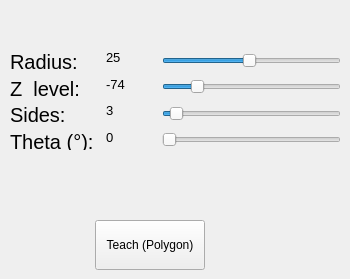
          <widget class="QWidget" name="PolygonTab">
            <attribute name="title">
              <string>Polygon</string>
            </attribute>

            <!-- Add layout widget to window -->
            <widget class="QWidget" name="layoutWidget">
              <property name="geometry">
                <rect>
                  <x>10</x>
                  <y>50</y>
                  <width>331</width>
                  <height>100</height>
                </rect>
              </property>
              <layout class="QGridLayout" name="PolygonXYLayout">

              <!-- Polygon radius LABEL -->
              <item row="0" column="0">
                <widget class="QLabel" name="PolygonRadiusLabel">
                  <property name="font">
                    <font>
                      <pointsize>15</pointsize>
                    </font>
                  </property>
                  <property name="text">
                    <string>Radius: </string>
                  </property>
                  <property name="alignment">
                    <set>Qt::AlignLeft</set>
                  </property>
                </widget>
              </item>

              <!-- Polygon z_level LABEL -->
              <item row="1" column="0">
                <widget class="QLabel" name="PolygonZ_levelLabel">
                  <property name="font">
                    <font>
                      <pointsize>15</pointsize>
                    </font>
                  </property>
                  <property name="text">
                    <string>Z_level: </string>
                  </property>
                  <property name="alignment">
                    <set>Qt::AlignLeft</set>
                  </property>
                </widget>
              </item>

              <!-- Polygon sides LABEL -->
              <item row="2" column="0">
                <widget class="QLabel" name="PolygonSidesLabel">
                  <property name="font">
                    <font>
                      <pointsize>15</pointsize>
                    </font>
                  </property>
                  <property name="text">
                    <string>Sides: </string>
                  </property>
                  <property name="alignment">
                    <set>Qt::AlignLeft</set>
                  </property>
                </widget>
              </item>

              <!-- Polygon sides LABEL -->
              <item row="3" column="0">
                <widget class="QLabel" name="PolygonThetaLabel">
                  <property name="font">
                    <font>
                      <pointsize>15</pointsize>
                    </font>
                  </property>
                  <property name="text">
                    <string>Theta (°): </string>
                  </property>
                  <property name="alignment">
                    <set>Qt::AlignLeft</set>
                  </property>
                </widget>
              </item>

              <!-- Polygon radius axis -->
              <item row="0" column="1">
                <widget class="QLabel" name="PolygonRadiusAxis">
                  <property name="minimumSize">
                    <size>
                      <width>50</width>
                      <height>0</height>
                    </size>
                  </property>
                  <property name="font">
                    <font>
                      <pointsize>10</pointsize>
                    </font>
                  </property>
                  <property name="text">
                    <string>25</string>
                  </property>
                  <property name="alignment">
                    <set>Qt::AlignLeft</set>
                    <!-- <set>Qt::AlignRight|Qt::AlignTrailing|Qt::AlignVCenter</set> -->
                  </property>
                </widget>
              </item>

              <!-- Polygon z_level axis -->
              <item row="1" column="1">
                <widget class="QLabel" name="PolygonZ_levelAxis">
                  <property name="minimumSize">
                    <size>
                      <width>50</width>
                      <height>0</height>
                    </size>
                  </property>
                  <property name="font">
                    <font>
                      <pointsize>10</pointsize>
                    </font>
                  </property>
                  <property name="text">
                    <string>-74</string>
                  </property>
                  <property name="alignment">
                    <set>Qt::AlignLeft</set>
                  </property>
                </widget>
              </item>

              <!-- Polygon z_level axis -->
              <item row="2" column="1">
                <widget class="QLabel" name="PolygonSidesAxis">
                  <property name="minimumSize">
                    <size>
                      <width>50</width>
                      <height>0</height>
                    </size>
                  </property>
                  <property name="font">
                    <font>
                      <pointsize>10</pointsize>
                    </font>
                  </property>
                  <property name="text">
                    <string>3</string>
                  </property>
                  <property name="alignment">
                    <set>Qt::AlignLeft</set>
                  </property>
                </widget>
              </item>

              <!-- Polygon z_level axis -->
              <item row="3" column="1">
                <widget class="QLabel" name="PolygonThetaAxis">
                  <property name="minimumSize">
                    <size>
                      <width>50</width>
                      <height>0</height>
                    </size>
                  </property>
                  <property name="font">
                    <font>
                      <pointsize>10</pointsize>
                    </font>
                  </property>
                  <property name="text">
                    <string>0</string>
                  </property>
                  <property name="alignment">
                    <set>Qt::AlignLeft</set>
                  </property>
                </widget>
              </item>

              <!-- Polygon radius SLIDER -->
              <item row="0" column="2">
                <widget class="QSlider" name="PolygonRadiusSlider">
                  <property name="minimum">
                    <number>1</number>
                  </property>
                  <property name="maximum">
                    <number>50</number>
                  </property>
                  <property name="pageStep">
                    <number>0</number>
                  </property>
                  <property name="value">
                    <number>25</number>
                  </property>
                  <property name="orientation">
                    <enum>Qt::Horizontal</enum>
                  </property>
                </widget>
              </item>

              <!-- Polygon z_level SLIDER -->
              <item row="1" column="2">
                <widget class="QSlider" name="PolygonZ_levelSlider">
                  <property name="minimum">
                    <number>-125</number>
                  </property>
                  <property name="maximum">
                    <number>170</number>
                  </property>
                  <property name="pageStep">
                    <number>0</number>
                  </property>
                  <property name="value">
                    <number>-74</number>
                  </property>
                  <property name="orientation">
                    <enum>Qt::Horizontal</enum>
                  </property>
                </widget>
              </item>

              <!-- Polygon sides SLIDER -->
              <item row="2" column="2">
                <widget class="QSlider" name="PolygonSidesSlider">
                  <property name="minimum">
                    <number>2</number>
                  </property>
                  <property name="maximum">
                    <number>25</number>
                  </property>
                  <property name="pageStep">
                    <number>0</number>
                  </property>
                  <property name="value">
                    <number>3</number>
                  </property>
                  <property name="orientation">
                    <enum>Qt::Horizontal</enum>
                  </property>
                </widget>
              </item>

              <!-- Polygon theta SLIDER -->
              <item row="3" column="2">
                <widget class="QSlider" name="PolygonThetaSlider">
                  <property name="minimum">
                    <number>0</number>
                  </property>
                  <property name="maximum">
                    <number>360</number>
                  </property>
                  <property name="pageStep">
                    <number>0</number>
                  </property>
                  <property name="value">
                    <number>0</number>
                  </property>
                  <property name="orientation">
                    <enum>Qt::Horizontal</enum>
                  </property>
                </widget>
              </item>

            </layout>

          </widget>

            <!-- Polygon BUTTON teach movement -->
            <widget class="QPushButton" name="PolygonButtonTeach">
              <property name="geometry">
                <rect>
                  <x>95</x>
                  <y>220</y>
                  <width>110</width>
                  <height>50</height>
                </rect>
              </property>
              <property name="text">
                <string>Teach (Polygon)</string>
              </property>
            </widget>

          </widget>
